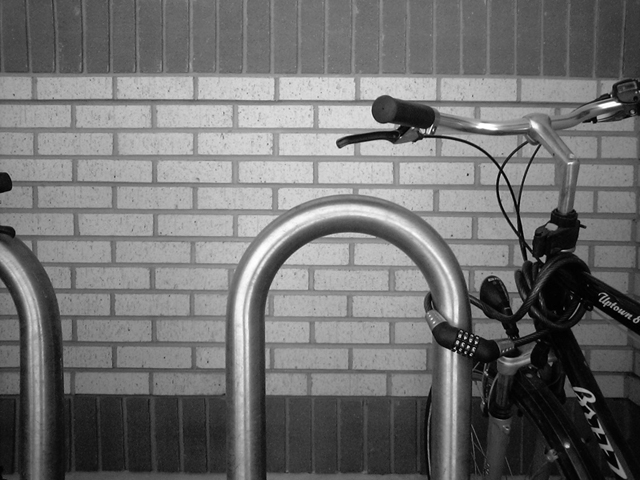
%> input picture assets/bicycle.png, 640 x 480 px
$ octave --eval "task1_8;"   (GNU Octave 9; MATLAB toolbox functions it lacks are replaced by stand-ins)
%> lines starting %> are read from the running program, lines starting %| are printed output that depends on the picture
% 1.8. Filtros de detecção de bordas Sobel e Laplaciano
function task1_8()
    assetsDir = ['..' filesep 'assets' filesep];
    filePath = strcat(assetsDir, 'bicycle.png');

    originalImage = imread(filePath);
%> originalImage is the input picture: size 480x640x3 uint8; min 0, max 255, mean 112.2
    sobel_X_Image = sobel_X_Filter(originalImage);
    sobel_Y_Image = sobel_Y_Filter(originalImage);
    sobel_XY = sobel_X_Image + sobel_Y_Image;
    laplacianImage = laplacianFilter(originalImage, 0.5);

    % Ploting
    fig=figure();
    subplot(1,2,1), imshow(originalImage,[]), title('Original image')
    subplot(1,2,2), imshow(laplacianImage,[]), title('Laplacian image')

    fig2=figure();
    subplot(2,2,1), imshow(originalImage,[]), title('Original image')
    subplot(2,2,2), imshow(sobel_X_Image,[]), title('Sobel X image')
    subplot(2,2,3), imshow(sobel_Y_Image,[]), title('Sobel Y image')
    subplot(2,2,4), imshow(sobel_XY,[]), title('Sobel X+Y image')

    saveas(fig,strcat('output',filesep,mfilename,'_1.png'));
    saveas(fig2,strcat('output',filesep,mfilename,'_2.png'));
end

function output = sobel_X_Filter(input)
    % MatLab shortcut
    h = fspecial('sobel');
    output = imfilter(input, h);
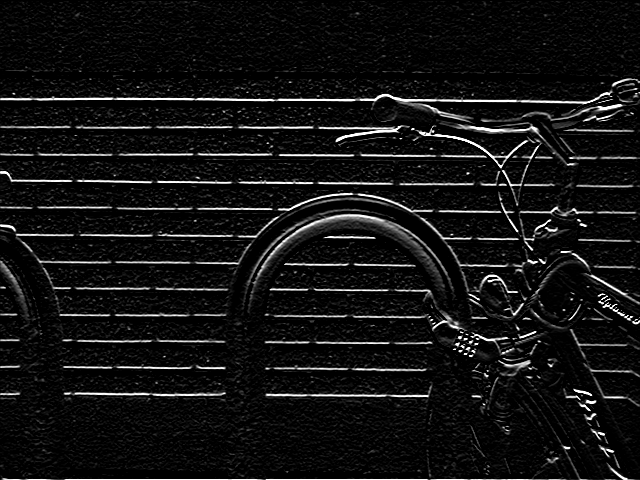
%> output: size 480x640x3 uint8; min 0, max 255, mean 18.8
end

function output = sobel_Y_Filter(input)
    % MatLab shortcut
    h = fspecial('sobel');
    output = imfilter(input, h');
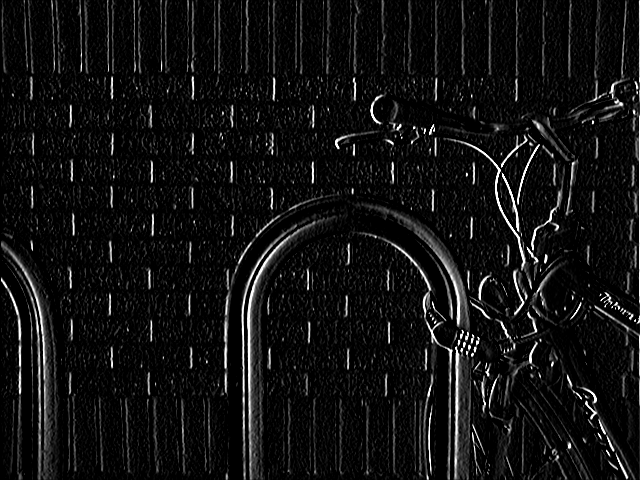
%> output: size 480x640x3 uint8; min 0, max 255, mean 17.6
%> in task1_8, `sobel_XY = sobel_X_Image + sobel_Y_Image;`:
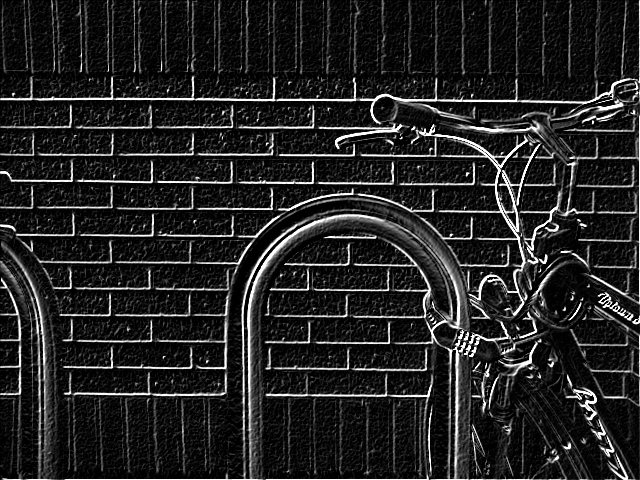
%> sobel_XY: size 480x640x3 uint8; min 0, max 255, mean 35.5
end

function output = laplacianFilter(input, alpha)
%> called with alpha = 0.5
    % MatLab shortcut
    h = fspecial('laplacian', alpha);
    output = imfilter(input, h);
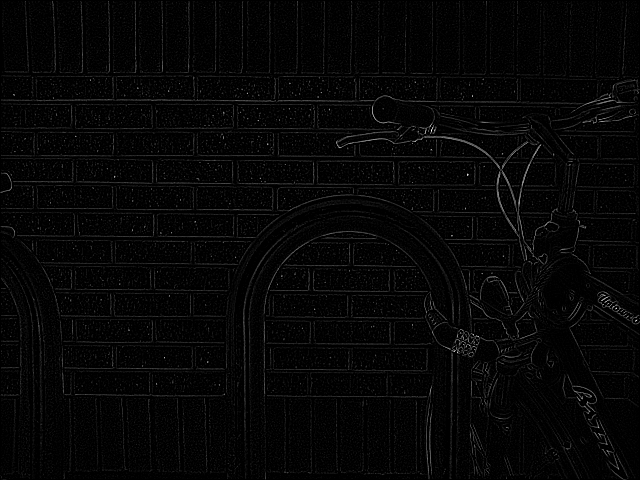
%> output: size 480x640x3 uint8; min 0, max 255, mean 6
end

$ run again, with assets/bois.jpg saved as assets/bicycle.png
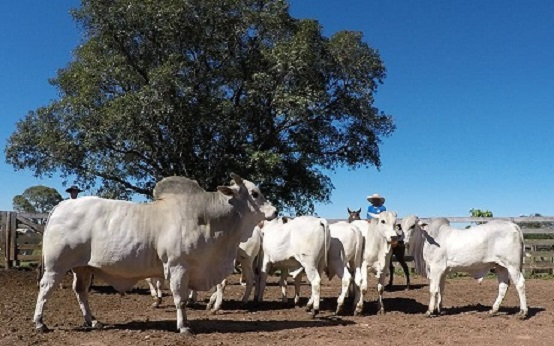
%> input picture assets/bois.jpg, 554 x 346 px
%> in task1_8, originalImage is the input picture: size 346x554x3 uint8; mean R, G, B 88.1, 102.8, 115.2
%> in task1_8, `sobel_XY = sobel_X_Image + sobel_Y_Image;`:
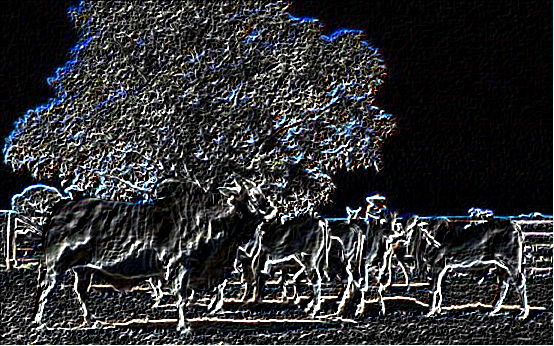
%> sobel_XY: size 346x554x3 uint8; mean R, G, B 48.5, 49.4, 51.5
%> in laplacianFilter, `output = imfilter(input, h);`:
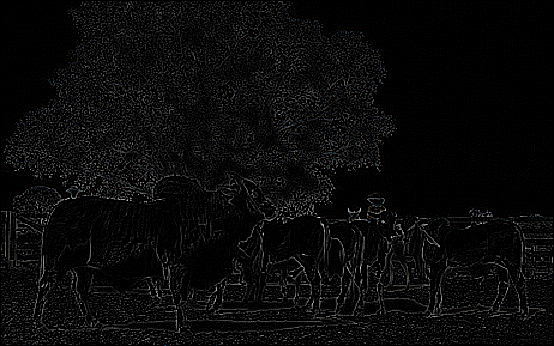
%> output: size 346x554x3 uint8; mean R, G, B 10.3, 10.3, 10.4

$ run again, with assets/colorful_water.jpg saved as assets/bicycle.png
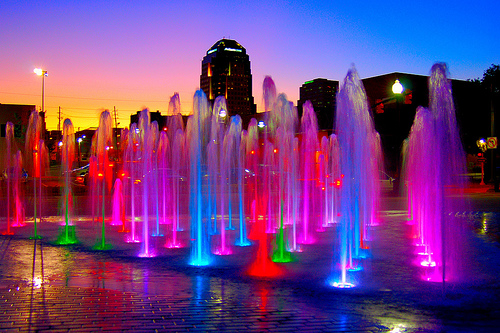
%> input picture assets/colorful_water.jpg, 500 x 333 px
%> in task1_8, originalImage is the input picture: size 333x500x3 uint8; mean R, G, B 114.3, 62.9, 129.4
%> in task1_8, `sobel_XY = sobel_X_Image + sobel_Y_Image;`:
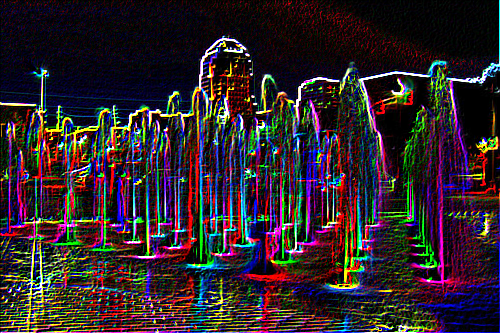
%> sobel_XY: size 333x500x3 uint8; mean R, G, B 49, 37.9, 44
%> in laplacianFilter, `output = imfilter(input, h);`:
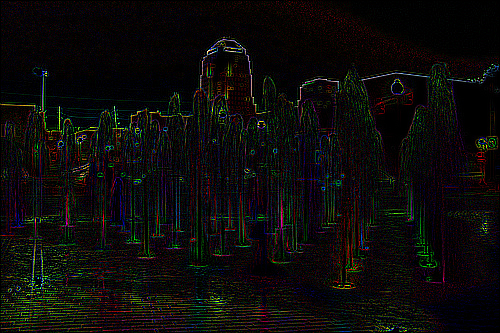
%> output: size 333x500x3 uint8; mean R, G, B 12.9, 11.5, 10.4
